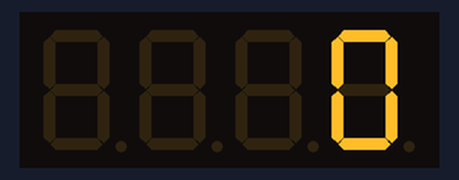
This sketch was run on a simulated ESP32. Shown: 4-digit seven-segment display. At 11.5 s the program stops and its outputs stay as they are.

Above: at 0.1 s.
At 1.1 s:
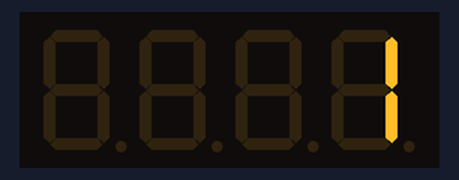
At 2.2 s:
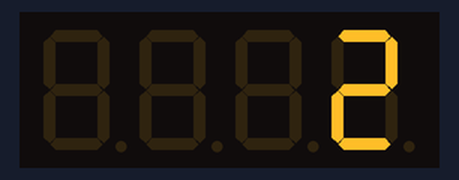
At 3.2 s:
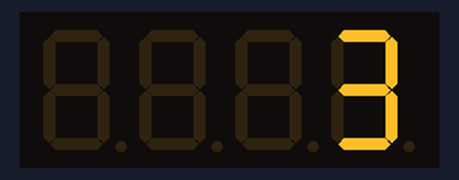
At 5.3 s:
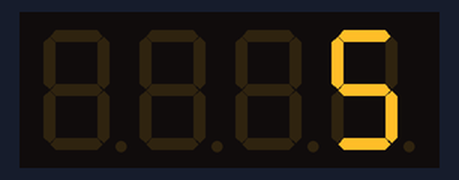
At 10.5 s:
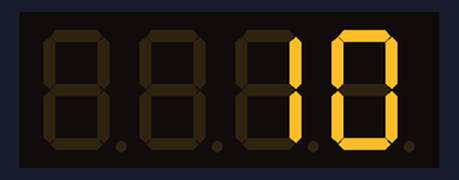

Measured:
- what the display in image 1 shows lasts 1.0 s, from 1.1 s to 2.1 s

The sketch:

Oppdrag-2.ino
```cpp
/*
* I denne øvelsen skal vi teste displayet
* og lære hvordan vi skriver ut tall til
* Nils Kr. Rossing 03.07.20 og Kåre-Benjamin H. Rørvik 15.07.20
*/

#include <Arduino.h>
#include <TM1637Display.h>

const byte PIN_CLK = 32;   // Definer CLK pin og velg port D32
const byte PIN_DIO = 33;   // Definer DIO pin og velg port D33


TM1637Display display(PIN_CLK, PIN_DIO);
// Definer instansen display av typen TM1637Display

int antall = 0; // Definer en variabel antall og sett den lik 0

void setup()
{
  display.setBrightness(7); // Setter lysstyrken på displayet. Fra 0 (min) til 7 (max).
}

void loop()
{
  display.clear();                      // Tøm displayet for data
  display.showNumberDec(antall);        // Vis tall
  delay(1000);                          // Vent i 1000 millisek. (1 sek.)
  antall = antall + 1;                  // Øk telleren med 1
  while(antall == 11){}                 // Stopp og vent her for alltid
}
```
